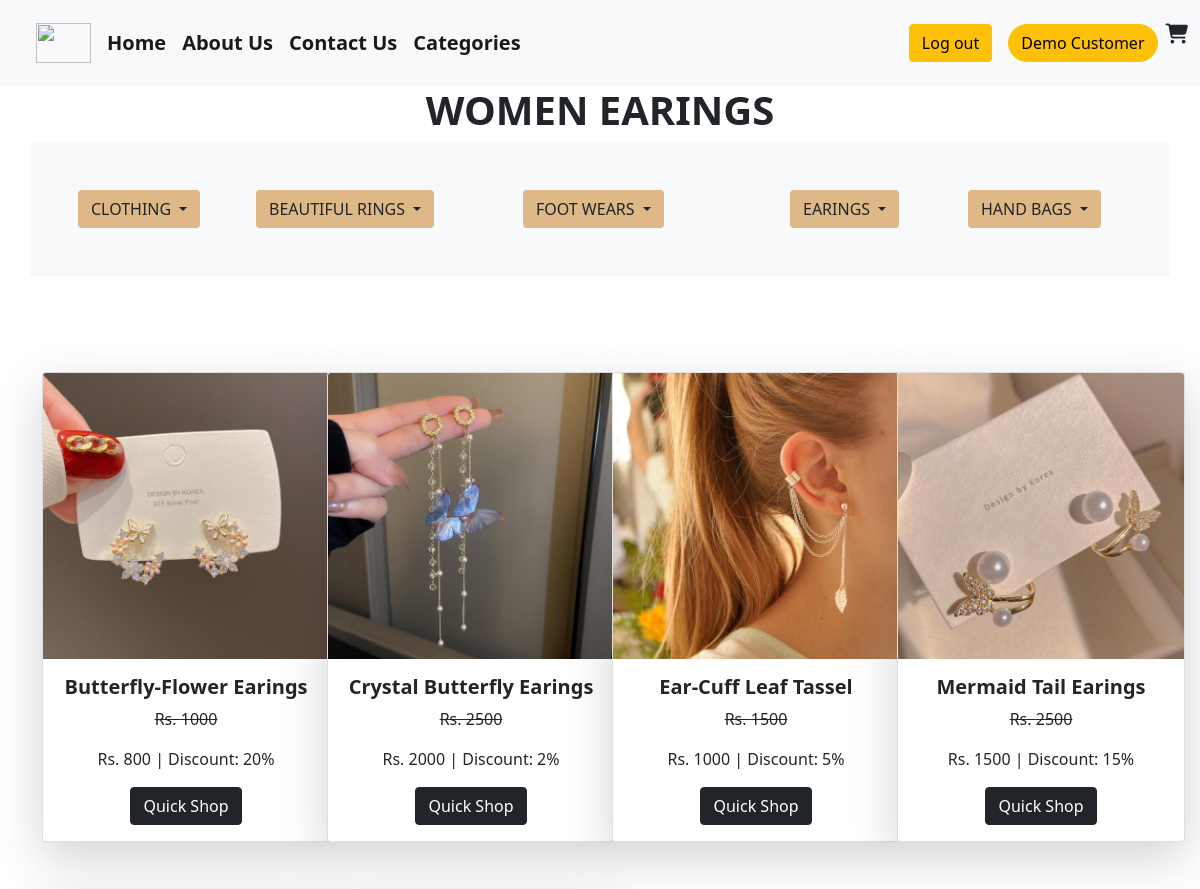
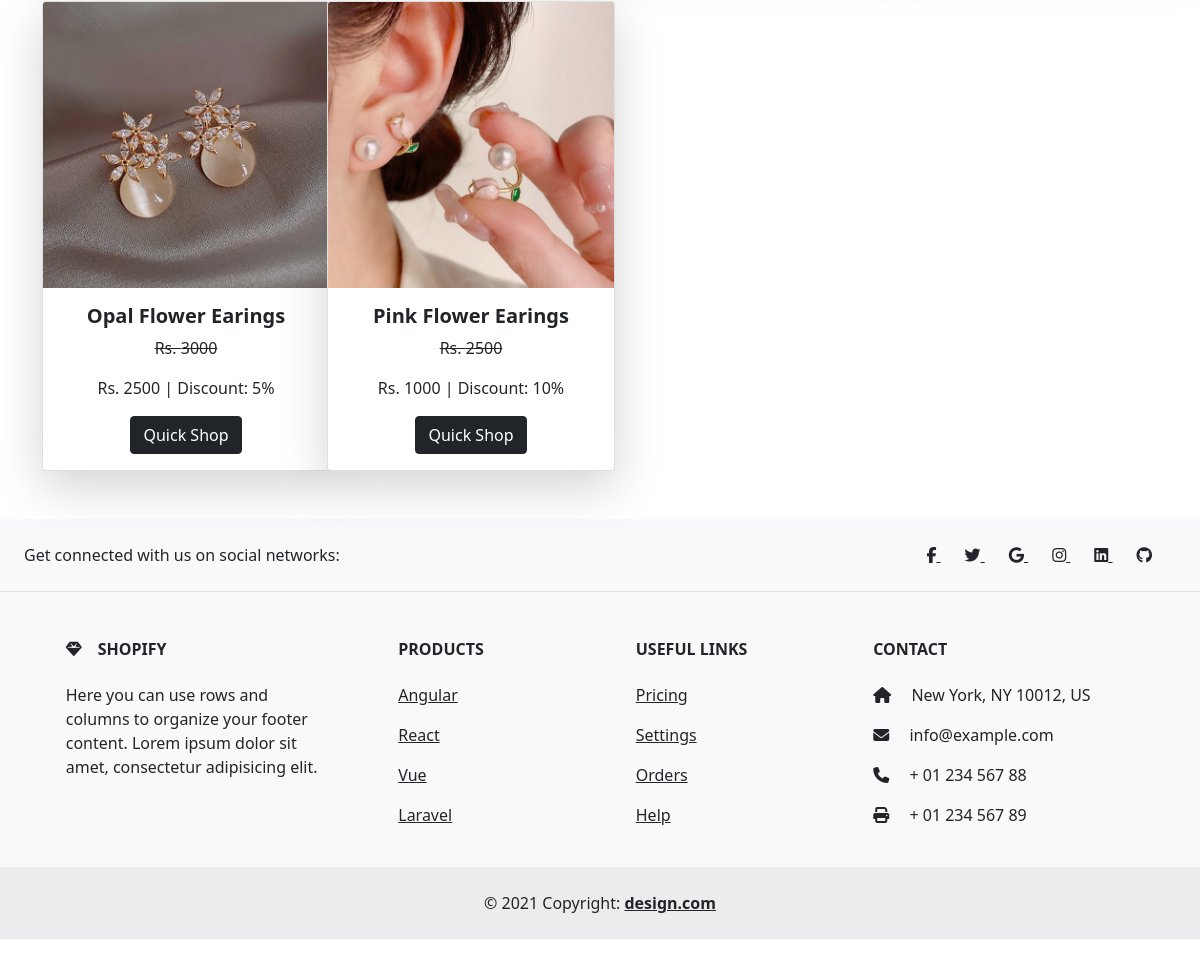
Page /earings.php (signed in) on the committed database (2 pictures, top to bottom).
### tables this page shows
CREATE TABLE `w_details` (
  `id` int(255) NOT NULL AUTO_INCREMENT,
  `name` varchar(255) NOT NULL,
  `description` varchar(255) NOT NULL,
  `dead` varchar(255) NOT NULL,
  `sale` varchar(255) NOT NULL,
  `total` varchar(255) NOT NULL,
  `category` varchar(255) NOT NULL,
  `sub-category` varchar(255) NOT NULL,
  `image` varchar(255) NOT NULL,
  PRIMARY KEY (`id`)
);

### helpers.php (called while the page is built, shortened)
<?php
if (!function_exists('esc')) {
    function e($value)
    {
        return htmlspecialchars((string) $value, ENT_QUOTES, 'UTF-8');
    }
}

### earings.php (the view, shortened to what this page needs)
<?php require_once __DIR__ . '/helpers.php'; ?>
<?php
if (!isset($_SESSION['aid'])) {
    header('location:loginn.php'); exit;
} else {
    $name = $_SESSION['name'];
}
?>
<!DOCTYPE html>
<html lang="en">
<head>
  <link href="https://cdn.jsdelivr.net/npm/bootstrap@5.0.2/dist/css/bootstrap.min.css" rel="stylesheet">
  <link rel="stylesheet" href="https://cdnjs.cloudflare.com/ajax/libs/font-awesome/6.4.2/css/all.min.css">
</head>
<body>
  <nav class="navbar navbar-expand-lg navbar-light bg-light">
    <div class="container-fluid fw-bold">
      <a class="navbar-brand ms-4 rounded-circle" href="#"> <img src="./shopping-cart.png" alt="" height="40px" width="55px"></a>
      <div class="collapse navbar-collapse" id="navbarSupportedContent">
        <ul class="navbar-nav me-auto mb-2 mb-lg-0">
          <li class="nav-item">
            <a class="navbar-brand" href="./index1.php">Home</a>
          </li>
          <li class="nav-item">
            <a class="navbar-brand" href="./about1.php">About Us</a>
          </li>
          <li class="nav-item">
            <a class="navbar-brand" href="./contect1.php">Contact Us</a>
          </li>
          <li class="nav-item">
            <a class="navbar-brand" href="./categories1.php">Categories</a>
          </li>
        </ul>
        <ul style="list-style-type: none;" class="mt-3">
          <li class="nav-item">
            <a class="navbar-brand" href="./logout.php"><button class="btn btn-warning">Log out</button></a>
          </li>
        </ul>
        <form class="d-flex">
        <button class="btn btn-warning rounded-pill me-2"><?php echo e($name); ?></button>
          <i class="fa fa-cart-shopping fs-5"></i>
        </form>
      </div>
    </div>
  </nav>
  <div class="container">
    <div class="row">
      <div class="col-lg-12 col-md-12">
        <h1 class="text-center fw-bold">WOMEN EARINGS</h1>
      </div>
    </div>
  </div>
  <div class="container bg-light p-5">
    <div class="dropdwn row">
      <div class=" arrival col-lg-2 col-md-4">
        <div class="dropdown">
          <button class="btn dropdown-toggle" type="button" id="dropdownMenuButton1" data-bs-toggle="dropdown" aria-expanded="false" style="background-color:burlywood;">
            CLOTHING
          </button>
        </div>
      </div>
      <div class="drp-boys col-lg-3 col-md-4">
        <div class="dropdown">
          <button class="btn dropdown-toggle" type="button" id="dropdownMenuButton1" data-bs-toggle="dropdown" aria-expanded="false" style="background-color:burlywood;">
            BEAUTIFUL RINGS
          </button>
        </div>
      </div>
      <div class="toddler-kids col-lg-3 col-md-4">
        <div class="dropdown">
          <button class="btn dropdown-toggle" type="button" id="dropdownMenuButton1" data-bs-toggle="dropdown" aria-expanded="false" style="background-color:burlywood;">
            FOOT WEARS
          </button>
        </div>
      </div>
      <div class="drp-girls col-lg-2 col-md-4">
        <div class="dropdown">
          <button class="btn dropdown-toggle" type="button" id="dropdownMenuButton1" data-bs-toggle="dropdown" aria-expanded="false" style="background-color:burlywood;">
            EARINGS
          </button>
        </div>
      </div>
      <div class="eastren col-lg-2 col-md-4">
        <div class="dropdown">
          <button class="btn dropdown-toggle" type="button" id="dropdownMenuButton1" data-bs-toggle="dropdown" aria-expanded="false" style="background-color:burlywood;">
            HAND BAGS
          </button>
        </div>
      </div>
    </div>
  </div>
  <div class="container mt-5">
    <div class="row">
      <?php
      include './conn.php';
      $select = "SELECT * FROM `w_details` WHERE `category` = 'earing'";
      $query = mysqli_query($conn, $select);
      while ($result = mysqli_fetch_array($query)) {
      ?>
        <div class="col-lg-3 col-md-6 text-center mt-5">
          <div class="card shadow-lg" style="width: 18rem;">
            <img src="./admin/upload/<?php echo e($result['image']); ?>" class="card-img-top" alt="...">
            <div class="card-body">
              <h5 class="card-title fw-bold"><?php echo e($result['name'])?></h5>
              <p class="card-text"> <strike>Rs. <?php echo e($result['dead'])?></strike></p>
              <p class="card-text"> Rs. <?php echo e($result['sale'])?> <span> | Discount: <?php echo e($result['total'])?></span></p>
              <a href="add-to-cart1.php?id=<?php echo e($result['id']); ?>" class="btn btn-dark">Quick Shop</a>
            </div>
          </div>
        </div>
      <?php
      }
      ?>
    </div>
  </div>
  <footer class="text-center text-lg-start bg-light text-dark mb-3 mt-5">
    <section class="d-flex justify-content-center justify-content-lg-between p-4 border-bottom">
      <div class="me-5 d-none d-lg-block">
        <span>Get connected with us on social networks:</span>
      </div>
      <div>
        <a href="" class="me-4 text-reset">
          <i class="fab fa-facebook-f"></i>
        </a>
        <a href="" class="me-4 text-reset">
          <i class="fab fa-twitter"></i>
        </a>
        <a href="" class="me-4 text-reset">
          <i class="fab fa-google"></i>
        </a>
        <a href="" class="me-4 text-reset">
          <i class="fab fa-instagram"></i>
        </a>
        <a href="" class="me-4 text-reset">
          <i class="fab fa-linkedin"></i>
        </a>
        <a href="" class="me-4 text-reset">
          <i class="fab fa-github"></i>
        </a>
      </div>
    </section>
    <section class="">
      <div class="container text-center text-md-start mt-5">
        <div class="row mt-3">
          <div class="col-md-3 col-lg-4 col-xl-3 mx-auto mb-4">
            <h6 class="text-uppercase fw-bold mb-4">
              <i class="fas fa-gem me-3"></i>Shopify
            </h6>
            <p>
              Here you can use rows and columns to organize your footer content. Lorem ipsum
              dolor sit amet, consectetur adipisicing elit.
            </p>
          </div>
          <div class="col-md-2 col-lg-2 col-xl-2 mx-auto mb-4">
            <h6 class="text-uppercase fw-bold mb-4">
              Products
            </h6>
            <p>
              <a href="#!" class="text-reset">Angular</a>
            </p>
            <p>
              <a href="#!" class="text-reset">React</a>
            </p>
            <p>
              <a href="#!" class="text-reset">Vue</a>
            </p>
            <p>
              <a href="#!" class="text-reset">Laravel</a>
            </p>
          </div>
          <div class="col-md-3 col-lg-2 col-xl-2 mx-auto mb-4">
            <h6 class="text-uppercase fw-bold mb-4">
              Useful links
            </h6>
            <p>
              <a href="#!" class="text-reset">Pricing</a>
            </p>
            <p>
              <a href="#!" class="text-reset">Settings</a>
            </p>
            <p>
              <a href="#!" class="text-reset">Orders</a>
            </p>
            <p>
              <a href="#!" class="text-reset">Help</a>
            </p>
          </div>
          <div class="col-md-4 col-lg-3 col-xl-3 mx-auto mb-md-0 mb-4">
            <h6 class="text-uppercase fw-bold mb-4">Contact</h6>
            <p><i class="fas fa-home me-3"></i> New York, NY 10012, US</p>
            <p>
              <i class="fas fa-envelope me-3"></i>
              info@example.com
            </p>
            <p><i class="fas fa-phone me-3"></i> + 01 234 567 88</p>
            <p><i class="fas fa-print me-3"></i> + 01 234 567 89</p>
          </div>
        </div>
      </div>
    </section>
    <div class="text-center p-4" style="background-color: rgba(0, 0, 0, 0.05);">
      © 2021 Copyright:
      <a class="text-reset fw-bold" href="">design.com</a>
    </div>
  </footer>
</body>
</html>

### rows in the picture
w_details: image (picture), name "Butterfly-Flower Earings", dead "1000", sale "800", total "20%"
w_details: image (picture), name "Crystal Butterfly Earings", dead "2500", sale "2000", total "2%"
w_details: image (picture), name "Ear-Cuff Leaf Tassel", dead "1500", sale "1000", total "5%"
w_details: image (picture), name "Mermaid Tail Earings", dead "2500", sale "1500", total "15%"
w_details: image (picture), name "Opal Flower Earings", dead "3000", sale "2500", total "5%"
w_details: image (picture), name "Pink Flower Earings", dead "2500", sale "1000", total "10%"

### other values in the picture
$name "Demo Customer"
